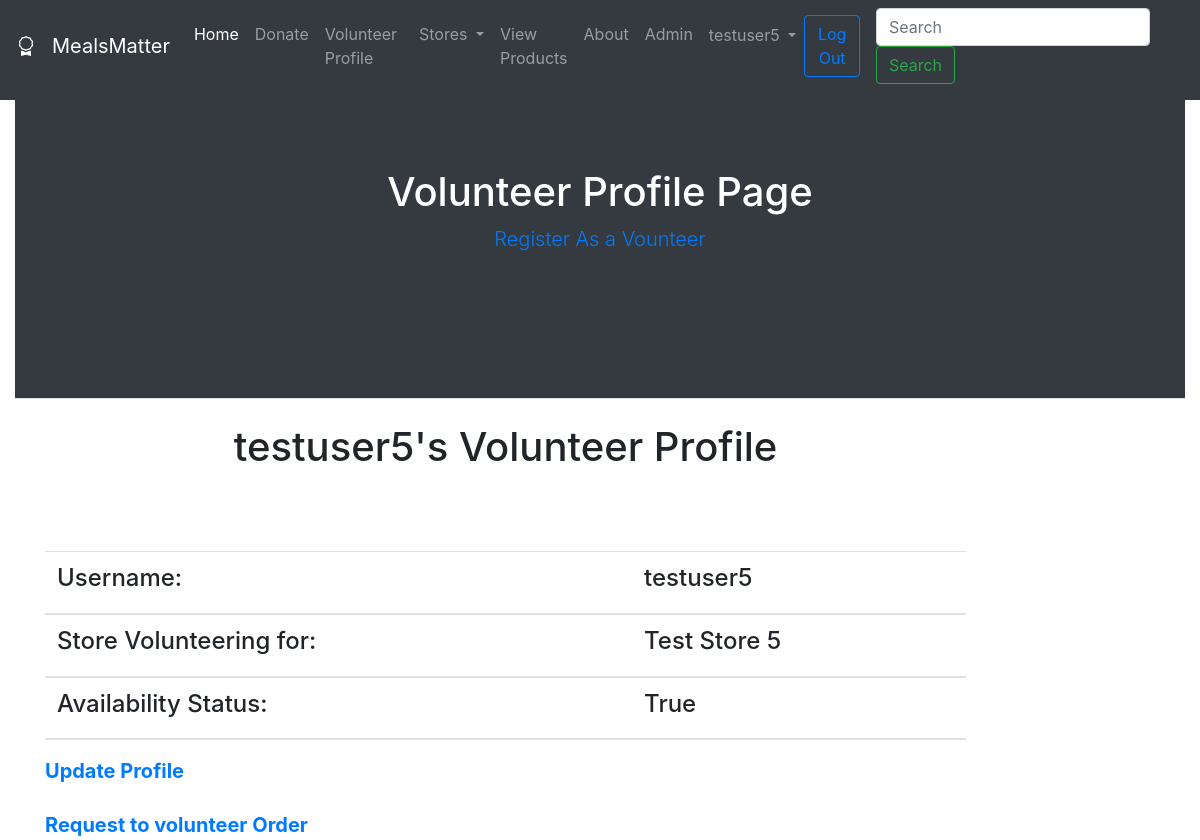
Page /volunteers/volunteer-profile/ (signed in) on the committed database.
### volunteers/models.py (models this page shows, shortened)
class Volunteer(models.Model):
    volunteer=models.OneToOneField(User,default=None,on_delete=models.CASCADE)
    store=models.ForeignKey(Store,default=None,on_delete=models.CASCADE)
    is_available=models.BooleanField(default=True)

### stores/models.py (models this page shows)
class Store(models.Model):
    name = models.CharField(max_length=100)
    location = models.CharField(choices=locations, max_length=100)
    owner = models.OneToOneField(User, default=None, on_delete=models.CASCADE)
    store_img = models.ImageField(upload_to="images/stores/", null=True, blank=True)
    def __str__(self):
        return self.name

### volunteers/views.py (the view)
# urls.py: path('volunteer-profile/', views.volunteer_profile, name='volunteer-profile'),
def volunteer_profile(request):
    volunteer = Volunteer.objects.all()
    return render(request, 'volunteer_profile.html', {
        'volunteer': volunteer
    })

### volunteers/templates/volunteer_profile.html (shortened to what this page needs)
{% extends 'navbar.html' %}
{% block content %}
    {% load static %}
    <link rel="stylesheet" type="text/css"
          href="{% static "css/volunteer_profile.css" %}">
<header class="py-5 bg-dark text-white border-bottom mb-4">
            <div class="container">
                <div class="text-center my-5">
                    <h1 class="fw-bolder">Volunteer Profile Page</h1>
                    {% if user.is_authenticated %}
                    <p class="lead mb-0"><a href="{% url 'volunteer-reg' %}">Register As a Vounteer</a></p>
                    {% else %}
                    <p class="lead mb-0"><a href="{% url 'login' %}">Register As a Vounteer</a></p>
                    {% endif %}
                    <br><br>
                </div>
            </div>
</header>
{% for v in volunteer %}
    {% if user.is_authenticated %}
            {% if v.volunteer == request.user %}
                <div class="container">
                    <div class="row">
                        <div class="col-10">
                            <h1 class="fw-bold text-center">{{ v.volunteer.username }}'s Volunteer Profile</h1>
                        </div>
                    <div class="col-lg-10">
                                <br><br><br>
                        <table class="table">
                         <thead>
                            <tr>
                            <th scope="col"><h4>Username: </h4></th>
                            <th scope="col"><h4>{{ v.volunteer.username }}</h4></th>
                            </tr>
                            <tr>
                                <th scope="col"><h4>Store Volunteering for: </h4></th>
                                <th scope="col"><h4>{{ v.store }}</h4></th>
                            </tr>
                            <tr>
                                <th scope="col"><h4>Availability Status: </h4></th>
                                <th scope="col"><h4>{{ v.is_available }}</h4></th>
                            </tr>
                         </thead>
                         </table>
                        <p class="lead mb-0" style="font-weight: bold"><a href="{% url 'volunteer-profile-update' v.id %}">Update Profile</a></p>
                        <br>
                        <p class="lead mb-0" style="font-weight: bold"><a href="{% url 'volunteer-orders' v.store.id v.id %}">Request to volunteer Order</a></p>
                    </div>
                  </div>
                </div>
            {% endif %}
    {% endif %}
{% endfor %}
{% endblock %}

### templates/navbar.html (shortened to what this page needs)
{% load static %}
<!DOCTYPE html>
<html lang="en">
<head>
    <link rel="stylesheet" href="https://cdn.jsdelivr.net/npm/bootstrap@4.4.1/dist/css/bootstrap.min.css">
     <link rel="stylesheet" href=
"https://cdn.jsdelivr.net/npm/bootstrap-icons@1.5.0/font/bootstrap-icons.css" />
     <link href="{% static 'fontawesomefree/css/all.min.css' %}" rel="stylesheet" type="text/css">
</head>
<body>
<nav class="navbar navbar-expand-lg fixed-top navbar-dark bg-dark pb-3 mb-4">
  <a class="navbar-brand" href="{% url 'home' %}">
      <i class="bi bi-award mr-3"></i>MealsMatter</a>
  <div class="collapse navbar-collapse" id="navbarSupportedContent">
    <ul class="navbar-nav mr-auto">
      <li class="nav-item active">
        <a class="nav-link" href="{% url 'home' %}">Home <span class="sr-only">(current)</span></a>
      </li>
      <li class="nav-item">
        <a class="nav-link" href="{% url 'become-doner' %}">Donate</a>
      </li>
      <li class="nav-item">
        <a class="nav-link" href="{% url 'volunteer-profile' %}">Volunteer Profile</a>
      </li>
        {% if user.is_authenticated %}
            <li class="nav-item dropdown">
            <a class="nav-link dropdown-toggle" href="#" id="navbarDropdown" role="button" data-toggle="dropdown" aria-haspopup="true" aria-expanded="false">
            Stores
            </a>
            </li>
        {% endif %}
        <li class="nav-item">
        <a class="nav-link" href="{% url 'all-products' %}">View Products</a>
        </li>
        <li class="nav-item">
        <a class="nav-link" href="{% url 'about' %}">About</a>
        </li>
        <li class="nav-item">
        <a class="nav-link" href="http://127.0.0.1:8000/admin/">Admin</a>
      </li>
    </ul>
      <ul class="navbar-nav mr-right">
          {% if user.is_authenticated %}
              <li class="nav-item dropdown">
            <a class="nav-link dropdown-toggle" href="#" id="navbarDropdown" role="button" data-toggle="dropdown" aria-haspopup="true" aria-expanded="false">
            {{ user }}
            </a>
            </li>
          <li class="mr-3">
              <a  href="{% url 'logout' %}" class="btn btn-outline-primary">Log Out</a>
          </li>
            {% endif %}
      </ul>
    <form class="form-inline my-2 my-lg-0", method=POST action=
            "{% url 'search-stores' %}">
      <input class="form-control mr-sm-2" type="search" placeholder="Search" aria-label="Search"
      name="searched">
      <button class="btn btn-outline-success my-2 my-sm-0" type="submit">Search</button>
    </form>
  </div>
</nav>
    <div class="container bg-light mb-5">
        <p>
        </p>
    </div>
<div class="container-fluid ">
    {% block content %}
    {% endblock %}
</div>
</body>
</html>

### static/css/volunteer_profile.css (style rules this page uses)
@media (min-width: 576px) { .container-sm, .container { max-width: 540px; } }
@media (min-width: 768px) { .container-md, .container-sm, .container { max-width: 720px; } }
@media (min-width: 992px) { .container-lg, .container-md, .container-sm, .container { max-width: 960px; } }
@media (min-width: 1200px) { .container-xl, .container-lg, .container-md, .container-sm, .container { max-width: 1140px; } }
.row { --bs-gutter-x: 1.5rem; --bs-gutter-y: 0; display: flex; flex-wrap: wrap; margin-top: calc(-1 * var(--bs-gutter-y)); margin-right: calc(-0.5 * var(--bs-gutter-x)); margin-left: calc(-0.5 * var(--bs-gutter-x)); }
.row > * { flex-shrink: 0; width: 100%; max-width: 100%; padding-right: calc(var(--bs-gutter-x) * 0.5); padding-left: calc(var(--bs-gutter-x) * 0.5); margin-top: var(--bs-gutter-y); }

### rows in the picture
Volunteer: volunteer.username "testuser5", store "Test Store 5", is_available "True"

### other values in the picture
{{ user }} "testuser5"
